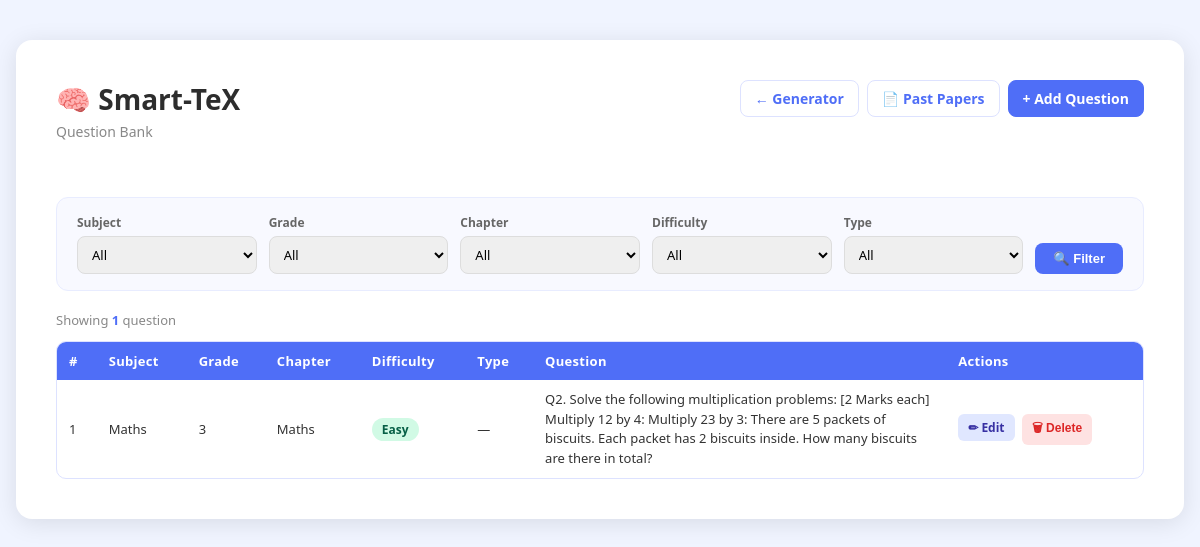
Page /questions on the earlier database version.
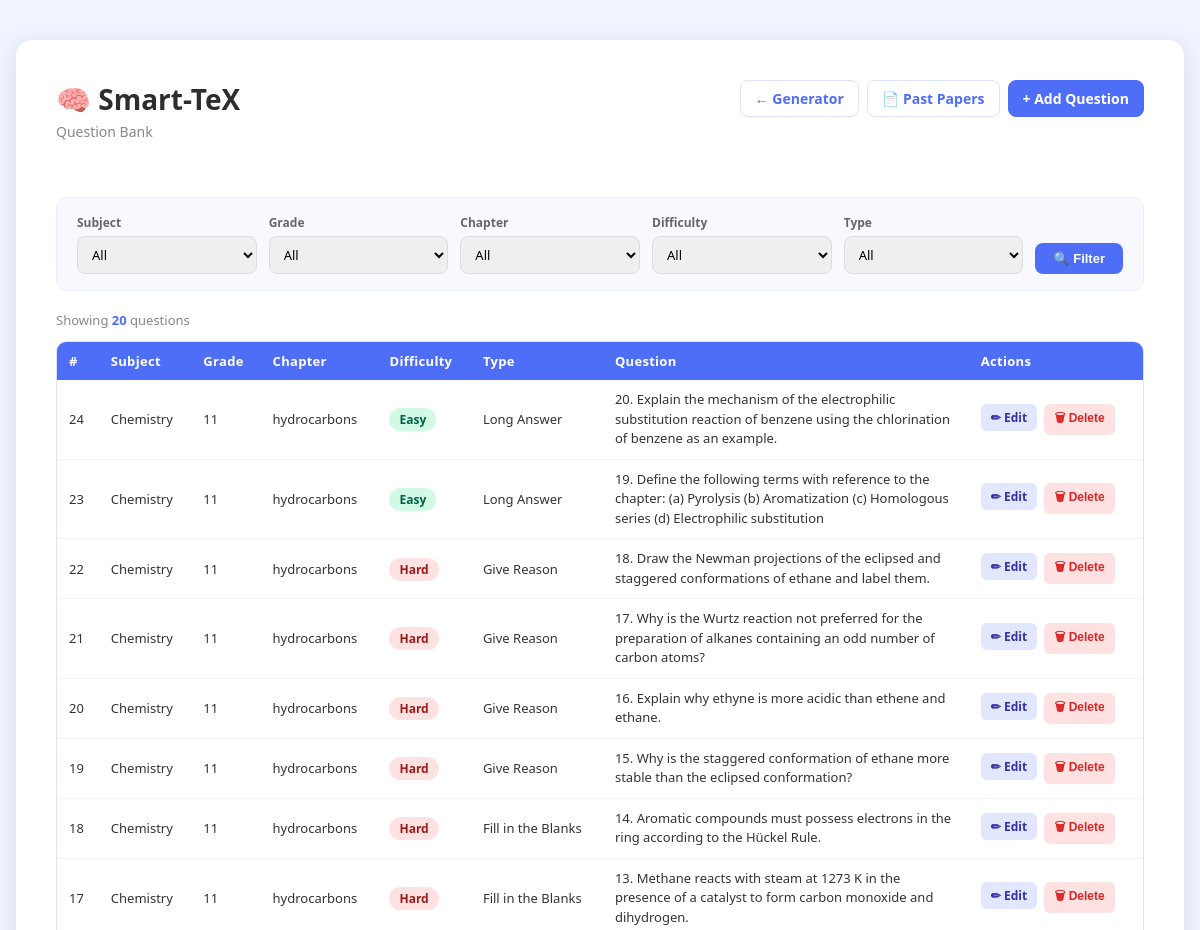
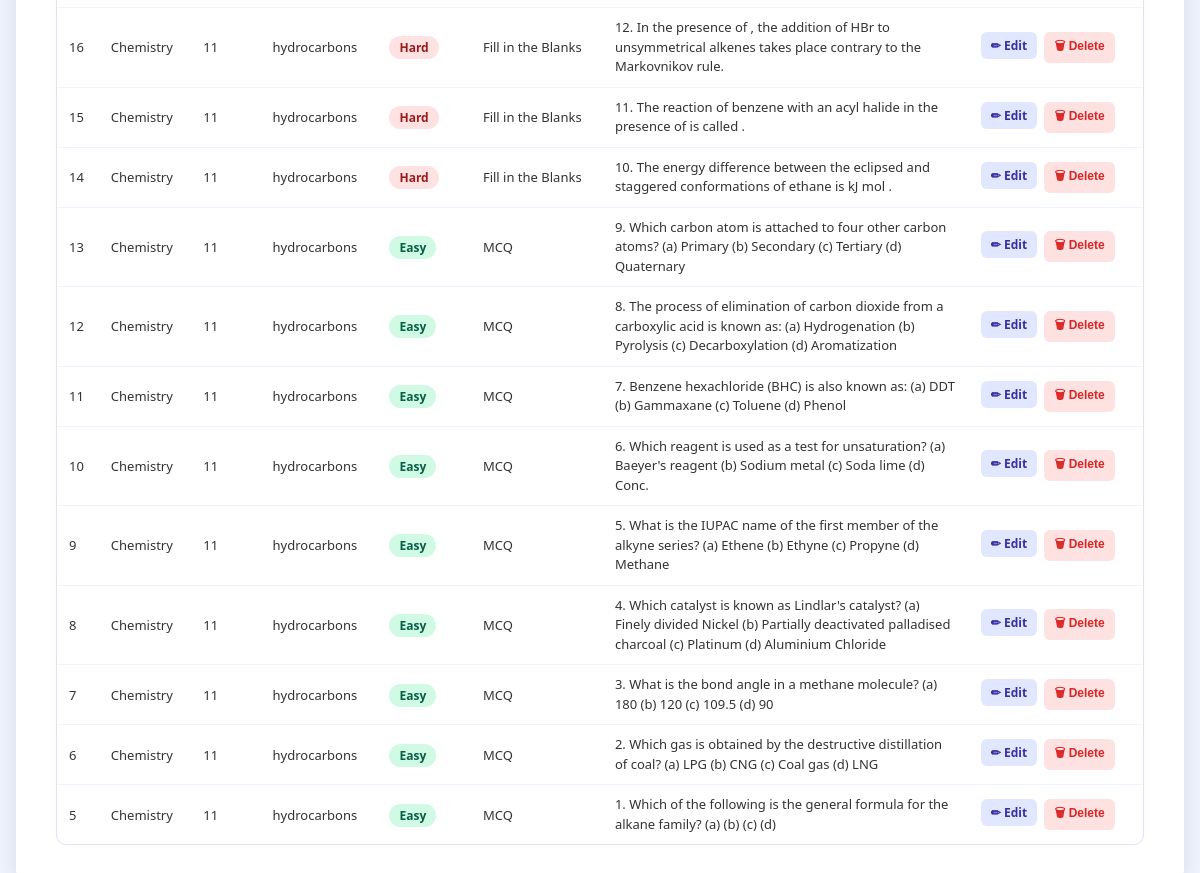
Same page on the later database version (2 pictures, top to bottom).
### app.py (models this page shows, shortened)
class Question(db.Model):
    __tablename__ = "questions"
    id            = db.Column(db.Integer, primary_key=True, autoincrement=True)
    subject       = db.Column(db.Text, nullable=False)
    grade         = db.Column(db.Text, nullable=False)
    chapter_name  = db.Column(db.Text, nullable=True)
    difficulty    = db.Column(db.Text, nullable=True)
    question_type = db.Column(db.Text, nullable=True)
    content       = db.Column(db.Text, nullable=False)
    paper_id      = db.Column(db.Integer, db.ForeignKey("papers.id"), nullable=True)
    __table_args__ = (
        db.Index("ix_questions_subject",    "subject"),
        db.Index("ix_questions_grade",      "grade"),
        db.Index("ix_questions_difficulty", "difficulty"),
    )

### app.py (the view)
@app.route("/questions")
def questions():
    f_subject       = request.args.get("subject", "").strip()
    f_grade         = request.args.get("grade", "").strip()
    f_chapter       = request.args.get("chapter_name", "").strip()
    f_difficulty    = request.args.get("difficulty", "").strip()
    f_question_type = request.args.get("question_type", "").strip()
    query = Question.query.order_by(Question.id.desc())
    if f_subject:
        query = query.filter(Question.subject.ilike(f"%{f_subject}%"))
    if f_grade:
        query = query.filter(Question.grade.ilike(f"%{f_grade}%"))
    if f_chapter:
        query = query.filter(Question.chapter_name.ilike(f"%{f_chapter}%"))
    if f_difficulty:
        query = query.filter(Question.difficulty == f_difficulty)
    if f_question_type:
        query = query.filter(Question.question_type.ilike(f"%{f_question_type}%"))
    all_questions = query.all()
    print(f"[questions] Fetched {len(all_questions)} questions (filters: subject='{f_subject}' "
          f"grade='{f_grade}' chapter='{f_chapter}' difficulty='{f_difficulty}' type='{f_question_type}')")
    all_subjects       = sorted({q.subject       for q in Question.query.all() if q.subject})
    all_grades         = sorted({q.grade         for q in Question.query.all() if q.grade})
    all_chapters       = sorted({q.chapter_name  for q in Question.query.all() if q.chapter_name})
    all_difficulties   = ["Easy", "Medium", "Hard"]
    all_question_types = sorted({q.question_type for q in Question.query.all() if q.question_type})
    filters = {
        "subject":       f_subject,
        "grade":         f_grade,
        "chapter_name":  f_chapter,
        "difficulty":    f_difficulty,
        "question_type": f_question_type,
    }
    return render_template(
        "question_bank.html",
        questions          = all_questions,
        filters            = filters,
        all_subjects       = all_subjects,
        all_grades         = all_grades,
        all_chapters       = all_chapters,
        all_difficulties   = all_difficulties,
        all_question_types = all_question_types,
    )

### templates/question_bank.html (shortened to what this page needs)
<!DOCTYPE html>
<html lang="en">
<head>
    <link rel="stylesheet" href="/static/style.css">
</head>
<body>
    <div class="container container--wide">
        <div class="past-papers-header">
            <div>
                <h1>🧠 Smart-TeX</h1>
                <p class="subtitle">Question Bank</p>
            </div>
            <div class="nav-links-group">
                <a href="/" class="nav-link">← Generator</a>
                <a href="/papers" class="nav-link">📄 Past Papers</a>
                <a href="/questions/add" class="nav-link nav-link--primary">+ Add Question</a>
            </div>
        </div>
        <form method="GET" action="/questions" class="filter-form">
            <div class="filter-row">
                <div class="filter-group">
                    <label>Subject</label>
                    <select name="subject">
                        <option value="">All</option>
                    </select>
                </div>
                <div class="filter-group">
                    <label>Grade</label>
                    <select name="grade">
                        <option value="">All</option>
                    </select>
                </div>
                <div class="filter-group">
                    <label>Chapter</label>
                    <select name="chapter_name">
                        <option value="">All</option>
                    </select>
                </div>
                <div class="filter-group">
                    <label>Difficulty</label>
                    <select name="difficulty">
                        <option value="">All</option>
                    </select>
                </div>
                <div class="filter-group">
                    <label>Type</label>
                    <select name="question_type">
                        <option value="">All</option>
                    </select>
                </div>
                <div class="filter-group filter-group--btn">
                    <label>&nbsp;</label>
                    <button type="submit" class="filter-btn">🔍 Filter</button>
                </div>
            </div>
        </form>
        <p class="result-count">
            Showing <strong>{{ questions | length }}</strong> question{% if questions | length != 1 %}s{% endif %}
        </p>
        {% if questions %}
        <div class="table-wrapper">
            <table class="papers-table qb-table">
                <thead>
                    <tr>
                        <th>#</th>
                        <th>Subject</th>
                        <th>Grade</th>
                        <th>Chapter</th>
                        <th>Difficulty</th>
                        <th>Type</th>
                        <th>Question</th>
                        <th>Actions</th>
                    </tr>
                </thead>
                <tbody>
                    {% for q in questions %}
                    <tr>
                        <td>{{ q.id }}</td>
                        <td>{{ q.subject }}</td>
                        <td>{{ q.grade }}</td>
                        <td>{{ q.chapter_name if q.chapter_name else '—' }}</td>
                        <td>
                            {% if q.difficulty %}
                            <span class="diff-badge diff-{{ q.difficulty | lower }}">{{ q.difficulty }}</span>
                            {% else %}—{% endif %}
                        </td>
                        <td>{{ q.question_type if q.question_type else '—' }}</td>
                        <td class="question-cell">{{ q.content }}</td>
                        <td class="actions-cell">
                            <a href="/questions/edit/{{ q.id }}" class="action-btn edit-btn">✏ Edit</a>
                            <form method="POST" action="/questions/delete/{{ q.id }}"
                                  onsubmit="return confirm('Delete this question?');"
                                  style="display:inline;">
                                <button type="submit" class="action-btn delete-btn">🗑 Delete</button>
                            </form>
                        </td>
                    </tr>
                    {% endfor %}
                </tbody>
            </table>
        </div>
        {% endif %}
    </div>
</body>
</html>

### static/style.css (style rules this page uses)
* { box-sizing: border-box; margin: 0; padding: 0; }
body { font-family: 'Segoe UI', sans-serif; background: #f0f4ff; display: flex; justify-content: center; align-items: flex-start; min-height: 100vh; padding: 40px 16px; }
.container { background: white; padding: 40px; border-radius: 16px; box-shadow: 0 4px 24px rgba(0,0,0,0.1); width: 100%; max-width: 860px; }
h1 { font-size: 28px; color: #2d2d2d; margin-bottom: 4px; }
.subtitle { color: #888; margin-bottom: 28px; font-size: 14px; }
input, select, textarea { width: 100%; padding: 10px 14px; border: 1px solid #ddd; border-radius: 8px; font-size: 14px; outline: none; transition: border 0.2s; font-family: 'Segoe UI', sans-serif; }
button { width: 100%; padding: 12px; background: #4f6ef7; color: white; border: none; border-radius: 8px; font-size: 16px; font-weight: 600; cursor: pointer; margin-top: 8px; transition: background 0.2s; }
.past-papers-header { display: flex; align-items: flex-start; justify-content: space-between; margin-bottom: 28px; }
.nav-link { font-size: 14px; font-weight: 600; color: #4f6ef7; text-decoration: none; padding: 8px 14px; border: 1px solid #dde2ff; border-radius: 8px; transition: background 0.2s; white-space: nowrap; }
.table-wrapper { overflow-x: auto; border-radius: 10px; border: 1px solid #dde2ff; }
.papers-table { width: 100%; border-collapse: collapse; font-size: 14px; }
.papers-table thead { background: #4f6ef7; color: white; }
.papers-table th { padding: 12px 16px; text-align: left; font-weight: 600; letter-spacing: 0.3px; }
.papers-table td { padding: 12px 16px; border-bottom: 1px solid #f0f2ff; color: #333; vertical-align: middle; }
.papers-table tbody tr:last-child td { border-bottom: none; }
.container--wide { max-width: 1200px; }
.nav-links-group { display: flex; gap: 8px; align-items: center; flex-wrap: wrap; justify-content: flex-end; }
.nav-link--primary { background: #4f6ef7; color: white; border-color: #4f6ef7; }
.filter-form { background: #f8f9ff; border: 1px solid #e8ecff; border-radius: 12px; padding: 16px 20px; margin-bottom: 20px; }
.filter-row { display: flex; gap: 12px; align-items: flex-end; flex-wrap: wrap; }
.filter-group { display: flex; flex-direction: column; flex: 1; min-width: 120px; }
.filter-group label { font-size: 12px; font-weight: 600; color: #666; margin-bottom: 5px; }
.filter-group select { padding: 8px 10px; font-size: 13px; }
.filter-group--btn { flex: 0 0 auto; min-width: unset; }
.filter-btn { width: auto; padding: 8px 18px; font-size: 13px; font-weight: 600; margin-top: 0; border-radius: 8px; }
.result-count { font-size: 13px; color: #888; margin-bottom: 12px; }
.result-count strong { color: #4f6ef7; }
.qb-table { font-size: 13px; }
.qb-table th, .qb-table td { padding: 10px 12px; }
.question-cell { max-width: 340px; white-space: normal; line-height: 1.5; color: #333; }
.actions-cell { white-space: nowrap; }
.diff-badge { padding: 3px 10px; border-radius: 20px; font-size: 12px; font-weight: 600; white-space: nowrap; }
.diff-easy { background: #d1fae5; color: #065f46; }
.diff-hard { background: #fee2e2; color: #991b1b; }
.action-btn { display: inline-block; padding: 5px 10px; border-radius: 6px; font-size: 12px; font-weight: 600; text-decoration: none; cursor: pointer; border: none; margin-right: 4px; transition: background 0.2s; }
.edit-btn { background: #e0e7ff; color: #3730a3; }
.delete-btn { background: #fee2e2; color: #dc2626; width: auto; margin-top: 0; padding: 5px 10px; font-size: 12px; }

Differences in the rows shown:
removed Question: id "1", subject "Maths", grade "3", chapter_name "Maths", difficulty "Easy", question_type "—", content "Q2. Solve the following multiplication problems: [2 Marks each] Multiply 12 by 4: Multiply 23 by 3: There are 5 packets of biscuits. Each packet has 2 biscuits inside. How many biscuits are there in total?"
added Question: id "24", subject "Chemistry", grade "11", chapter_name "hydrocarbons", difficulty "Easy", question_type "Long Answer", content "20. Explain the mechanism of the electrophilic substitution reaction of benzene using the chlorination of benzene as an example."
added Question: id "23", subject "Chemistry", grade "11", chapter_name "hydrocarbons", difficulty "Easy", question_type "Long Answer", content "19. Define the following terms with reference to the chapter: (a) Pyrolysis (b) Aromatization (c) Homologous series (d) Electrophilic substitution"
added Question: id "22", subject "Chemistry", grade "11", chapter_name "hydrocarbons", difficulty "Hard", question_type "Give Reason", content "18. Draw the Newman projections of the eclipsed and staggered conformations of ethane and label them."
added Question: id "21", subject "Chemistry", grade "11", chapter_name "hydrocarbons", difficulty "Hard", question_type "Give Reason", content "17. Why is the Wurtz reaction not preferred for the preparation of alkanes containing an odd number of carbon atoms?"
added Question: id "20", subject "Chemistry", grade "11", chapter_name "hydrocarbons", difficulty "Hard", question_type "Give Reason", content "16. Explain why ethyne is more acidic than ethene and ethane."
added Question: id "19", subject "Chemistry", grade "11", chapter_name "hydrocarbons", difficulty "Hard", question_type "Give Reason", content "15. Why is the staggered conformation of ethane more stable than the eclipsed conformation?"
added Question: id "18", subject "Chemistry", grade "11", chapter_name "hydrocarbons", difficulty "Hard", question_type "Fill in the Blanks", content "14. Aromatic compounds must possess electrons in the ring according to the Hückel Rule."
added Question: id "17", subject "Chemistry", grade "11", chapter_name "hydrocarbons", difficulty "Hard", question_type "Fill in the Blanks", content "13. Methane reacts with steam at 1273 K in the presence of a catalyst to form carbon monoxide and dihydrogen."
added Question: id "16", subject "Chemistry", grade "11", chapter_name "hydrocarbons", difficulty "Hard", question_type "Fill in the Blanks", content "12. In the presence of , the addition of HBr to unsymmetrical alkenes takes place contrary to the Markovnikov rule."
added Question: id "15", subject "Chemistry", grade "11", chapter_name "hydrocarbons", difficulty "Hard", question_type "Fill in the Blanks", content "11. The reaction of benzene with an acyl halide in the presence of is called ."
added Question: id "14", subject "Chemistry", grade "11", chapter_name "hydrocarbons", difficulty "Hard", question_type "Fill in the Blanks", content "10. The energy difference between the eclipsed and staggered conformations of ethane is kJ mol ."
added Question: id "13", subject "Chemistry", grade "11", chapter_name "hydrocarbons", difficulty "Easy", question_type "MCQ", content "9. Which carbon atom is attached to four other carbon atoms? (a) Primary (b) Secondary (c) Tertiary (d) Quaternary"
added Question: id "12", subject "Chemistry", grade "11", chapter_name "hydrocarbons", difficulty "Easy", question_type "MCQ", content "8. The process of elimination of carbon dioxide from a carboxylic acid is known as: (a) Hydrogenation (b) Pyrolysis (c) Decarboxylation (d) Aromatization"
added Question: id "11", subject "Chemistry", grade "11", chapter_name "hydrocarbons", difficulty "Easy", question_type "MCQ", content "7. Benzene hexachloride (BHC) is also known as: (a) DDT (b) Gammaxane (c) Toluene (d) Phenol"
added Question: id "10", subject "Chemistry", grade "11", chapter_name "hydrocarbons", difficulty "Easy", question_type "MCQ", content "6. Which reagent is used as a test for unsaturation? (a) Baeyer's reagent (b) Sodium metal (c) Soda lime (d) Conc."
added Question: id "9", subject "Chemistry", grade "11", chapter_name "hydrocarbons", difficulty "Easy", question_type "MCQ", content "5. What is the IUPAC name of the first member of the alkyne series? (a) Ethene (b) Ethyne (c) Propyne (d) Methane"
added Question: id "8", subject "Chemistry", grade "11", chapter_name "hydrocarbons", difficulty "Easy", question_type "MCQ", content "4. Which catalyst is known as Lindlar's catalyst? (a) Finely divided Nickel (b) Partially deactivated palladised charcoal (c) Platinum (d) Aluminium Chloride"
added Question: id "7", subject "Chemistry", grade "11", chapter_name "hydrocarbons", difficulty "Easy", question_type "MCQ", content "3. What is the bond angle in a methane molecule? (a) 180 (b) 120 (c) 109.5 (d) 90"
added Question: id "6", subject "Chemistry", grade "11", chapter_name "hydrocarbons", difficulty "Easy", question_type "MCQ", content "2. Which gas is obtained by the destructive distillation of coal? (a) LPG (b) CNG (c) Coal gas (d) LNG"
added Question: id "5", subject "Chemistry", grade "11", chapter_name "hydrocarbons", difficulty "Easy", question_type "MCQ", content "1. Which of the following is the general formula for the alkane family? (a) (b) (c) (d)"
Other differences:
{{ questions | length }}: "1" → "20"
text now shown: "s"
